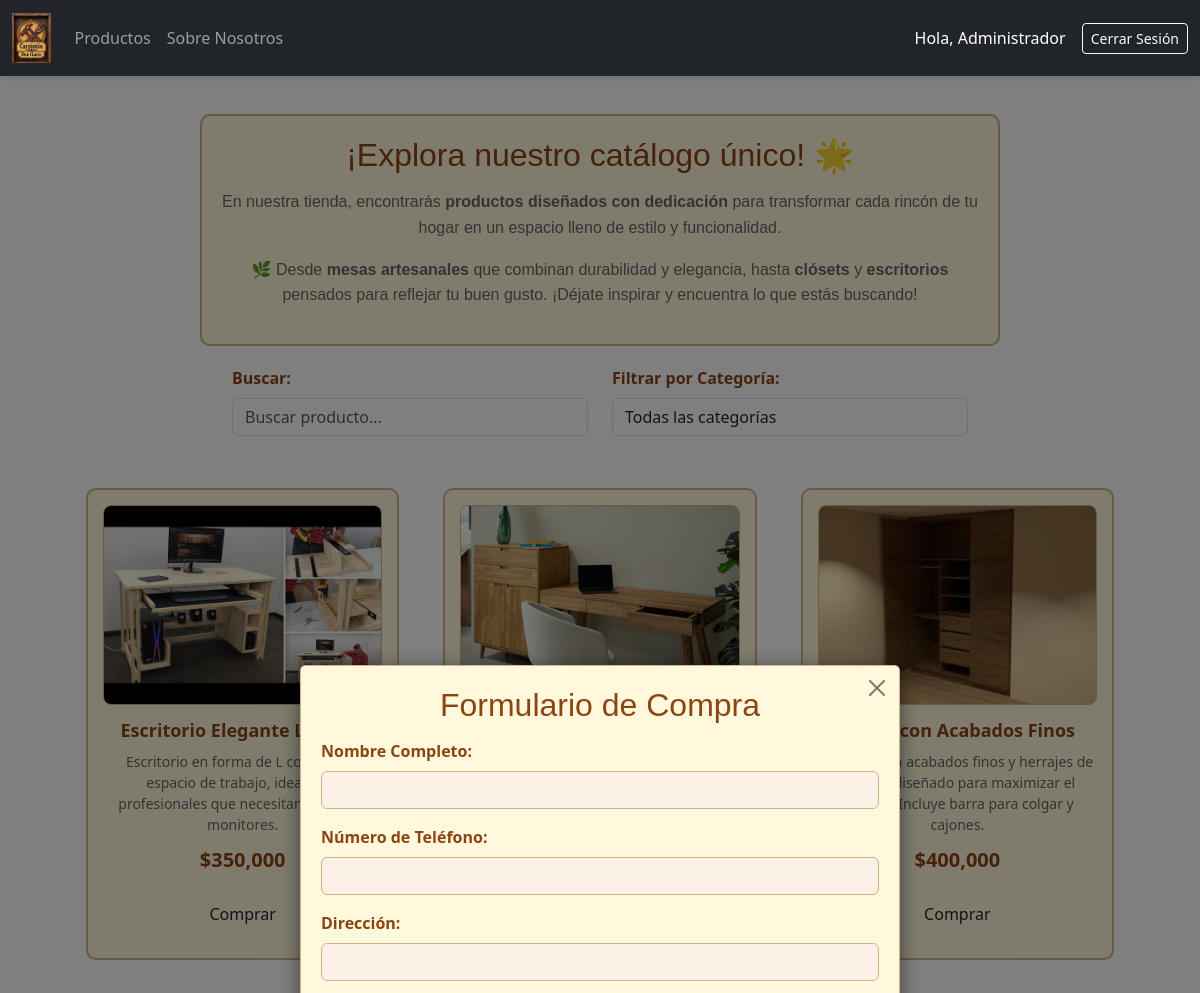
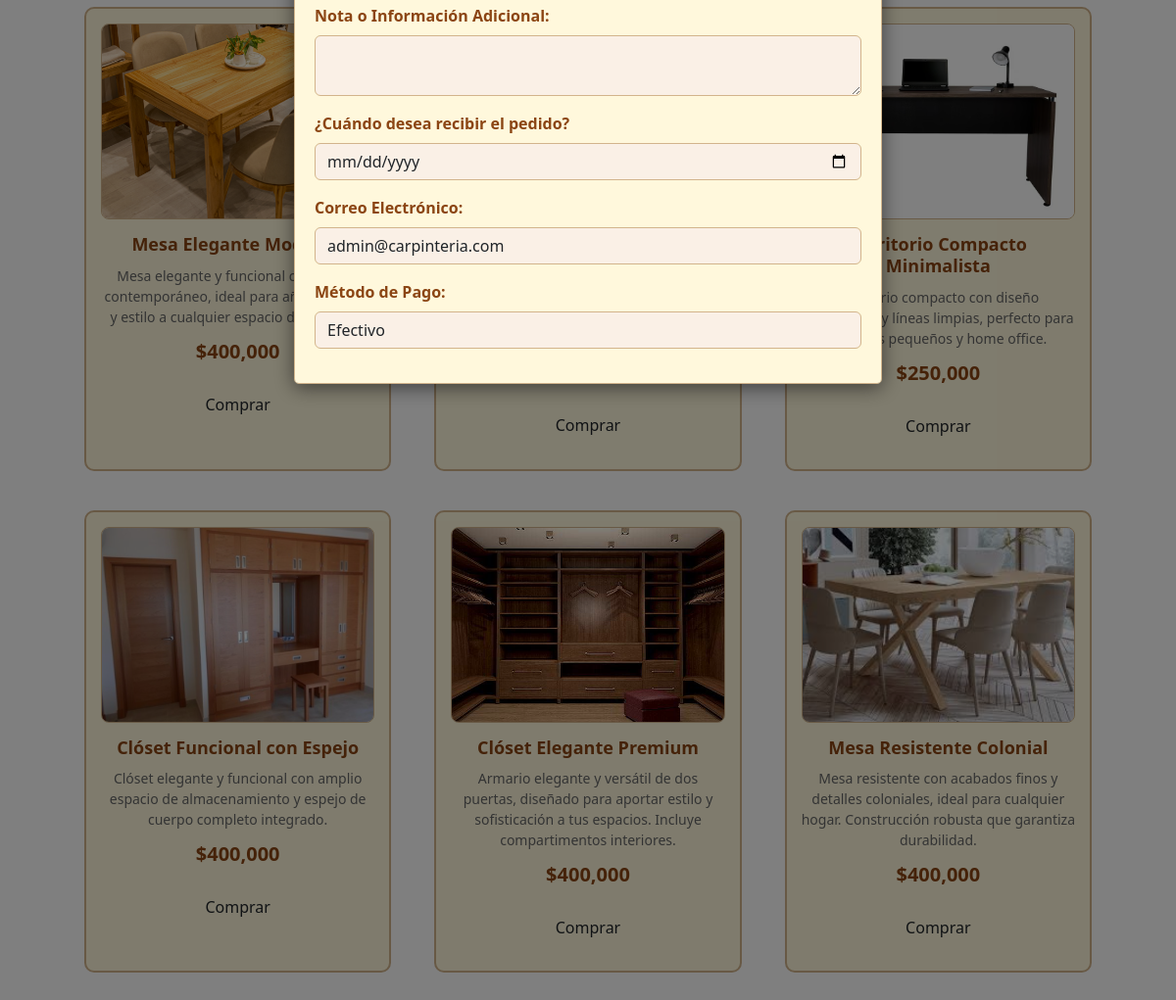
The app's page /backend/php/usuario/index.php?comprar=1 (signed in) with its own data (2 pictures, top to bottom).
### tables this page shows
CREATE TABLE productos (
    id INT AUTO_INCREMENT PRIMARY KEY,
    nombre VARCHAR(255) NOT NULL,
    descripcion TEXT,
    precio DECIMAL(10, 2) NOT NULL,
    precio_descuento DECIMAL(10, 2) DEFAULT NULL,
    imagen VARCHAR(255),
    categoria_id INT NOT NULL,
    stock INT DEFAULT 0,
    material VARCHAR(100),
    dimensiones VARCHAR(100),  
    peso DECIMAL(8, 2),  
    activo BOOLEAN DEFAULT TRUE,
    destacado BOOLEAN DEFAULT FALSE,
    created_at TIMESTAMP DEFAULT CURRENT_TIMESTAMP,
    updated_at TIMESTAMP DEFAULT CURRENT_TIMESTAMP ON UPDATE CURRENT_TIMESTAMP,
    FOREIGN KEY (categoria_id) REFERENCES categorias(id) ON DELETE RESTRICT,
    INDEX idx_categoria (categoria_id),
    INDEX idx_precio (precio),
    INDEX idx_activo (activo),
    INDEX idx_destacado (destacado)
);

### backend/php/usuario/index.php (the view, shortened to what this page needs)
<?php
require_once '../config/db.php';
$stmt = $pdo->query("
    SELECT p.*, c.nombre as categoria
    FROM productos p
    LEFT JOIN categorias c ON p.categoria_id = c.id
    WHERE p.activo = 1
    ORDER BY p.destacado DESC, p.id DESC
");
$productos = $stmt->fetchAll();
?>
<!DOCTYPE html>
<html lang="es">
<head>
    <link rel="stylesheet" href="../../../frontend/css/producto_estile.css">
    <link rel="stylesheet" href="styles.css">
    <link href="https://cdn.jsdelivr.net/npm/bootstrap@5.3.3/dist/css/bootstrap.min.css" rel="stylesheet">
</head>
<body>
    <header>
        <nav class="navbar navbar-expand-sm navbar-dark bg-dark">
            <div class="container-fluid">
                <a class="navbar-brand" href="../../../backend\php\usuario/index.html">
                    <img class="foto" src="../../../frontend/views/Carpintin-Don-Gusto/img/logo.jpg" alt="Logotipo" style="height: 50px;">
                </a>
                <div class="collapse navbar-collapse" id="mynavbar">
                    <ul class="navbar-nav me-auto mb-2 mb-sm-0">
                        <li class="nav-item">
                            <a class="nav-link" href="index.php">Productos</a>
                        </li>
                        <li class="nav-item">
                            <a class="nav-link" href="sobre-nosotros.php">Sobre Nosotros</a>
                        </li>
                    </ul>
                    <div class="d-flex align-items-center">
                        <span class="text-white me-3">Hola, <?php echo htmlspecialchars($_SESSION['usuario_nombre']); ?></span>
                        <a href="logout.php" class="btn btn-outline-light btn-sm">Cerrar Sesión</a>
                    </div>
            </div>
        </nav>
    </header>
    <br>
    <div class="text-container">
        <h2>¡Explora nuestro catálogo único! 🌟</h2>
        <p>En nuestra tienda, encontrarás <strong>productos diseñados con dedicación</strong> para transformar cada rincón de tu hogar en un espacio lleno de estilo y funcionalidad.</p>
        <p>🌿 Desde <strong>mesas artesanales</strong> que combinan durabilidad y elegancia, hasta <strong>clósets</strong> y <strong>escritorios</strong> pensados para reflejar tu buen gusto. ¡Déjate inspirar y encuentra lo que estás buscando!</p>
    </div>
    <div class="container mb-4">
        <div class="row justify-content-center">
            <div class="col-md-4 mb-2">
                <label for="buscar-producto" class="form-label" style="color: #8B4513; font-weight: bold;">Buscar:</label>
                <input type="text" class="form-control" id="buscar-producto" placeholder="Buscar producto..." onkeyup="filtrarProductos()">
            </div>
            <div class="col-md-4">
                <label for="filtro-categoria" class="form-label" style="color: #8B4513; font-weight: bold;">Filtrar por Categoría:</label>
                <select class="form-control" id="filtro-categoria" onchange="filtrarProductos()">
                    <option value="">Todas las categorías</option>
                </select>
            </div>
    </div>
    <br>
    <div class="container-fluid">
        <div class="row" id="productos-container">
            <?php if (count($productos) === 0): ?>
                <div class="col-12 text-center">
                    <p>No hay productos disponibles</p>
                </div>
            <?php else: ?>
                    <?php foreach ($productos as $prod): ?>
                    <?php
                    $imagen = $prod['imagen'] ?? '';
                    $ruta_base = '../../../frontend/views/Carpintin-Don-Gusto/';
                    if (!empty($imagen)) {
                        if (str_starts_with($imagen, 'http')) {
                            $ruta_img = '';
                        } else {
                            $ruta_img = $ruta_base;
                        }
                        $imagen = $ruta_img . $imagen;
                    }
                    ?>
                    <div class="producto-item" data-id="<?php echo $prod['id']; ?>" data-categoria="<?php echo $prod['categoria_id']; ?>" data-nombre="<?php echo strtolower($prod['nombre']); ?>">
                        <div class="product-card">
                            <img src="<?php echo $imagen ? htmlspecialchars($imagen) : '/frontend/views/Carpintin-Don-Gusto/img/logo.jpg'; ?>" class="card-img-top" alt="<?php echo htmlspecialchars($prod['nombre']); ?>">
                            <h5><?php echo htmlspecialchars($prod['nombre']); ?></h5>
                            <p><?php echo htmlspecialchars($prod['descripcion'] ?? 'Producto de calidad artesanal'); ?></p>
                            <p class="price">$<?php echo number_format($prod['precio'], 0); ?></p>
                            <button class="btn btn-comprar" onclick="abrirFormulario(<?php echo $prod['id']; ?>, '<?php echo htmlspecialchars($prod['nombre'], ENT_QUOTES); ?>', <?php echo $prod['precio']; ?>)">Comprar</button>
                        </div>
                    </div>
                    <?php endforeach; ?>
            <?php endif; ?>
        </div>
    <div class="form-modal" id="formulario-compra">
        <button type="button" class="btn-close" aria-label="Cerrar" style="position:absolute; top:10px; right:10px;" onclick="cerrarFormulario()"></button>
        <h2>Formulario de Compra</h2>
        <form method="POST" action="">
            <div class="mb-3">
                <label for="nombre" class="form-label">Nombre Completo:</label>
                <input type="text" class="form-control" id="nombre" name="nombre" required value="<?php echo htmlspecialchars($_POST['nombre'] ?? ''); ?>">
            </div>
            <div class="mb-3">
                <label for="telefono" class="form-label">Número de Teléfono:</label>
                <input type="text" class="form-control" id="telefono" name="telefono" required value="<?php echo htmlspecialchars($_POST['telefono'] ?? ''); ?>">
            </div>
            <div class="mb-3">
                <label for="direccion" class="form-label">Dirección:</label>
                <input type="text" class="form-control" id="direccion" name="direccion" required value="<?php echo htmlspecialchars($_POST['direccion'] ?? ''); ?>">
            </div>
            <div class="mb-3">
                <label for="nota" class="form-label">Nota o Información Adicional:</label>
                <textarea class="form-control" id="nota" name="nota"><?php echo htmlspecialchars($_POST['nota'] ?? ''); ?></textarea>
            </div>
            <div class="mb-3">
                <label for="fecha-entrega" class="form-label">¿Cuándo desea recibir el pedido?</label>
                <input type="date" class="form-control" id="fecha-entrega" name="fecha-entrega" required value="<?php echo htmlspecialchars($_POST['fecha_entrega'] ?? ''); ?>">
            </div>
            <div class="mb-3">
                <label for="email" class="form-label">Correo Electrónico:</label>
                <input type="email" class="form-control" id="email" name="email" required value="<?php echo htmlspecialchars($_POST['email'] ?? $_SESSION['usuario_email'] ?? ''); ?>">
            </div>
            <div class="mb-3">
                <label for="metodo-pago" class="form-label">Método de Pago:</label>
                <select class="form-control" id="metodo-pago" name="metodo-pago">
                    <option value="efectivo">Efectivo</option>
                </select>
            </div>
            <button type="submit" class="btn btn-comprar">Enviar</button>
        </form>
    </div>
</body>
</html>

### frontend/css/producto_estile.css (style rules this page uses)
header { background-color: rgba(228, 182, 108, 0.954) !important; position: fixed !important; top: 0 !important; left: 0 !important; right: 0 !important; width: 100% !important; z-index: 9999 !important; box-shadow: 0 2px 5px rgba(0, 0, 0, 0.1) !important; }
body { padding-top: 70px !important; margin-top: 0 !important; }
.navbar { width: 100% !important; margin: 0 !important; }
.btn-comprar { background-color: #F4A460; color: #8B4513; border: 1px solid #8B4513; padding: 10px 20px; font-size: 16px; border-radius: 5px; transition: background-color 0.3s ease, color 0.3s ease; display: block; margin: 10px auto; }
.row { margin-top: 20px; }
#productos-container { display: grid; grid-template-columns: repeat(3, 1fr); gap: 20px; padding: 20px; width: 100%; margin: 0 auto; box-sizing: border-box; }
.producto-item { width: 100%; }
.product-card { width: 100%; box-sizing: border-box; }
.text-container { width: 50%; text-align: center; margin: 15px auto; padding: 12px; border: 2px solid #D2B48C; border-radius: 5px; background-color: #FFF8DC; }
.text-container h2 { color: #8B4513; font-family: 'Arial', sans-serif; }
.text-container p { font-size: 18px; line-height: 1.6; color: #A0522D; font-family: 'Arial', sans-serif; }
header { margin-bottom: 20px; }
#formulario-compra { border: 1px solid #D2B48C; padding: 20px; border-radius: 5px; background-color: #FFF8DC; max-width: 600px; margin: 0 auto; z-index: 10000; position: fixed; top: 50%; left: 50%; transform: translate(-50%, -50%); box-shadow: 0 4px 20px rgba(0, 0, 0, 0.5); display: none; width: 90%; max-height: 90vh; overflow-y: auto; }
#formulario-compra h2 { color: #8B4513; margin-bottom: 15px; }

### backend/php/usuario/styles.css (style rules this page uses)
.text-container { text-align: center; padding: 20px; background-color: #FFF8DC; border: 2px solid #D2B48C; border-radius: 10px; margin: 20px auto; max-width: 800px; width: 90%; box-sizing: border-box; }
.text-container h2 { color: #8B4513; font-family: 'Arial', sans-serif; margin-bottom: 15px; }
.text-container p { color: #666; font-size: 16px; line-height: 1.6; }
.producto-item { margin-bottom: 20px; }
.product-card { background-color: #FFF8DC; border: 2px solid #D2B48C; border-radius: 10px; padding: 15px; text-align: center; transition: transform 0.3s ease, box-shadow 0.3s ease; height: 100%; box-sizing: border-box; }
.product-card img { width: 100%; height: 200px; object-fit: cover; border-radius: 8px; margin-bottom: 15px; border: 1px solid #D2B48C; }
.product-card h5 { color: #8B4513; font-weight: bold; margin-bottom: 10px; font-size: 18px; }
.product-card p { color: #666; font-size: 14px; margin-bottom: 10px; }
.product-card .price { color: #8B4513; font-weight: bold; font-size: 20px; margin: 10px 0; }
.btn-comprar { background-color: #F4A460; color: #8B4513; border: 1px solid #8B4513; padding: 10px 20px; font-size: 16px; border-radius: 5px; cursor: pointer; transition: background-color 0.3s ease, color 0.3s ease; width: 100%; display: block; box-sizing: border-box; }
.form-modal { display: none; position: fixed; top: 50%; left: 50%; transform: translate(-50%, -50%); background-color: #FFF8DC; border: 2px solid #D2B48C; border-radius: 10px; padding: 30px; max-width: 500px; width: 90%; max-height: 90vh; overflow-y: auto; z-index: 1000; }
.form-modal h2 { color: #8B4513; font-family: 'Arial', sans-serif; margin-bottom: 20px; text-align: center; }
.form-modal .form-label { color: #8B4513; font-weight: bold; }
.form-modal .form-control { border: 1px solid #D2B48C; background-color: #FAF0E6; }
.btn-close { position: absolute; top: 10px; right: 10px; }
.form-label { color: #8B4513; font-weight: bold; }
.form-control { border: 1px solid #D2B48C; background-color: #FAF0E6; }

### records on screen
productos: shows a picture, nombre "Escritorio Elegante L-Shape", descripcion "Escritorio en forma de L con amplio espacio de trabajo, ideal para profesionales que necesitan múltiples monitores.", precio "350,000"
productos: shows a picture
productos: shows a picture, nombre "Clóset con Acabados Finos", descripcion "Armario con acabados finos y herrajes de calidad, diseñado para maximizar el espacio. Incluye barra para colgar y cajones.", precio "400,000"
productos: shows a picture, nombre "Mesa Elegante Moderna", descripcion "Mesa elegante y funcional con diseño contemporáneo, ideal para añadir calidez y estilo a cualquier espacio de comedor.", precio "400,000"
productos: shows a picture, nombre "Escritorio Compacto Minimalista", descripcion "Escritorio compacto con diseño minimalista y líneas limpias, perfecto para espacios pequeños y home office.", precio "250,000"
productos: shows a picture, nombre "Clóset Funcional con Espejo", descripcion "Clóset elegante y funcional con amplio espacio de almacenamiento y espejo de cuerpo completo integrado.", precio "400,000"
productos: shows a picture, nombre "Clóset Elegante Premium", descripcion "Armario elegante y versátil de dos puertas, diseñado para aportar estilo y sofisticación a tus espacios. Incluye compartimentos interiores.", precio "400,000"
productos: shows a picture, nombre "Mesa Resistente Colonial", descripcion "Mesa resistente con acabados finos y detalles coloniales, ideal para cualquier hogar. Construcción robusta que garantiza durabilidad.", precio "400,000"

### other values on screen
$_SESSION['usuario_nombre'] "Administrador"
